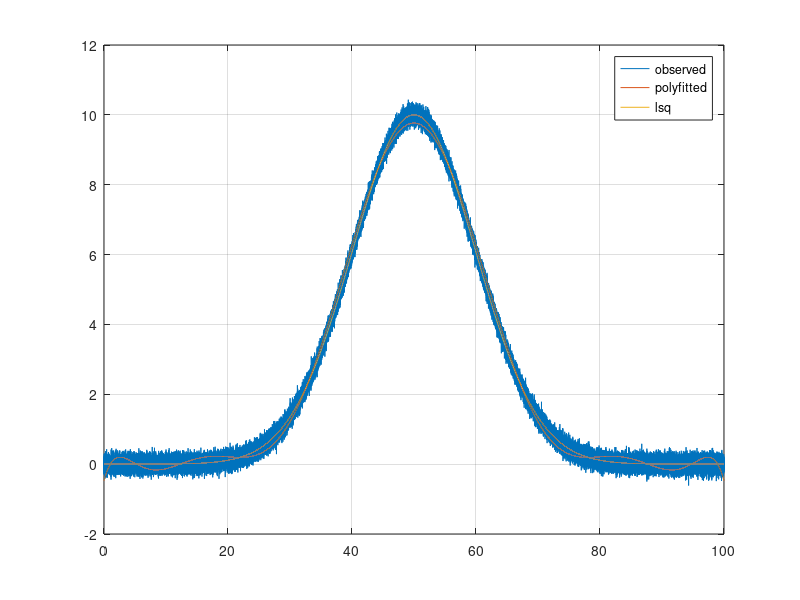

Recreate this plot in MATLAB.
clc;
close all;
x=0:0.001:100;
a=10;b=50;c=0.1;
y=a*exp((-(x-b).^2)/2*c.^2); % x and y data

db=30;
yo=awgn(y,db,'measured'); % noisy data
ap=polyfit(x,yo,10);
yp=polyval(ap,x);
MSEp=mean((yo-yp).^2)
F=@(a,x)(a(1)*(exp((-(x-a(2)).^2)/2*a(3).^2)));
ai=[6  35  0.1];
[ai]=lsqcurvefit(F,ai,x,yo);
yi=F(ai,x);
figure;
plot(x,yo)
hold on
plot(x,yp)
hold on
plot(x,yi)
grid on
legend('observed','polyfitted','lsq')


MSEl=mean((yo-yi).^2)

